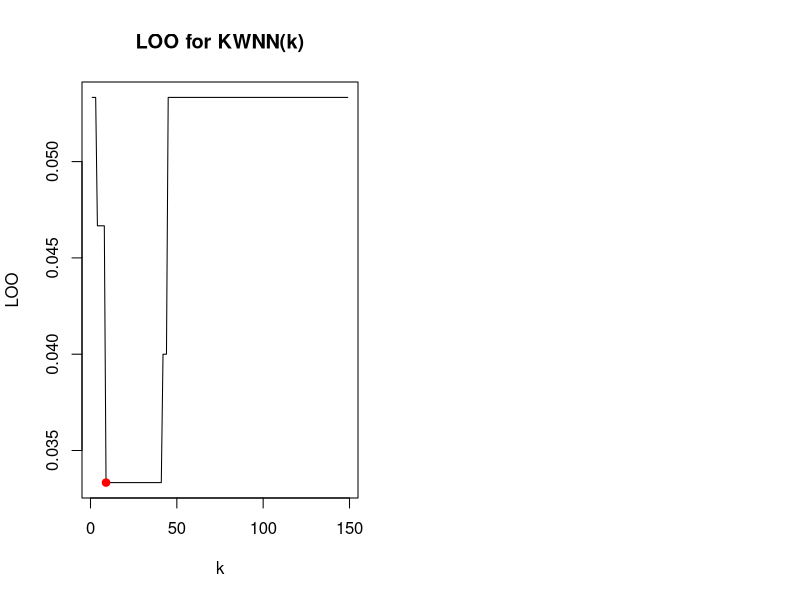

Generate this figure with R: (Note: this script raises an error after producing the figure.)
euclideanDistance <- function(u, v)
{
  sqrt(sum(u - v)^2)
}

weightsKWNN = function(i, k)
{
  (k + 1 - i) / k
}

sortObjectByDist <- function(xl, z, metricFunction = euclideanDistance)
{
  l <- dim(xl)[1]
  n <- dim(xl)[2] - 1
  distances <- rep(0, l)
  for (i in 1:l)
  {
    distances[i] <- c(metricFunction(xl[i, 1:n], z))
  }
  orderedXl <- xl[order(distances), ]
  return (orderedXl)
}

kwnn <- function(xl, z, k,orderedXl)
{
  
  n <- dim(orderedXl)[2] - 1
  weights = rep(0,3)
  names(weights) <- c("setosa", "versicolor", "virginica")
  classes <- orderedXl[1:k, n+1]
  
  for(i in 1:k)
  {
    weights[classes[i]]<-weightsKWNN(i,k)+weights[classes[i]];
  }
  class <- names(which.max(weights))
  return (class)
}

LOO = function(xl,class) {
  n = dim(xl)[1]
  loo = rep(0, n-1)
  
    for(i in 1:(n)){
      X=xl[-i, 1:3]
      u=xl[i, 1:2]
      orderedXl <- sortObjectByDist(X, u)
      
      for(k in 1:(n-1)){
        test=kwnn(X,u,k,orderedXl)
        if(colors[test] != colors[class[i]]){
            loo[k] = loo[k]+1;
      }    
    } 
    }
  loo = loo / n
  x = 1:(length(loo))
  y = loo
  plot(x, y,main ="LOO for KWNN(k)", xlab="k", ylab="LOO", type = "l")
  
  min=which.min(loo)
  lOOmin=round(loo[min],3)
  
  points(min, loo[min], pch = 21, col = "red",bg = "red")
  label = paste("   K = ", min, "\n", "   LOO = ", lOOmin, sep = "")
  text(xmin, lOOmin, labels = label, pos=4, col = "red")
  map(min)
}

map = function(k){
  text <- paste("Map classificaton for KWNN with k = ", k)
  plot(iris[, 3:4],main=text, pch = 21, bg = colors[xl$Species], col = colors[xl$Species],asp='1')
  
  for(i in seq(0, 7, 0.1)){
    for(j in seq(0,3,0.08)){
      z <- c(i, j)
      orderedXl <- sortObjectByDist(xl, z)
      class <- kwnn(xl, z,k,orderedXl)
      points(z[1], z[2], pch = 1, bg = colors[class],col=colors[class])
      
    }
  }
}

par(mfrow = c(1, 2))
colors <- c("setosa" = "red", "versicolor" = "green", "virginica" = "blue")
xl <- iris[, 3:5] 
class <- iris[, 5]
LOO(xl,class)







